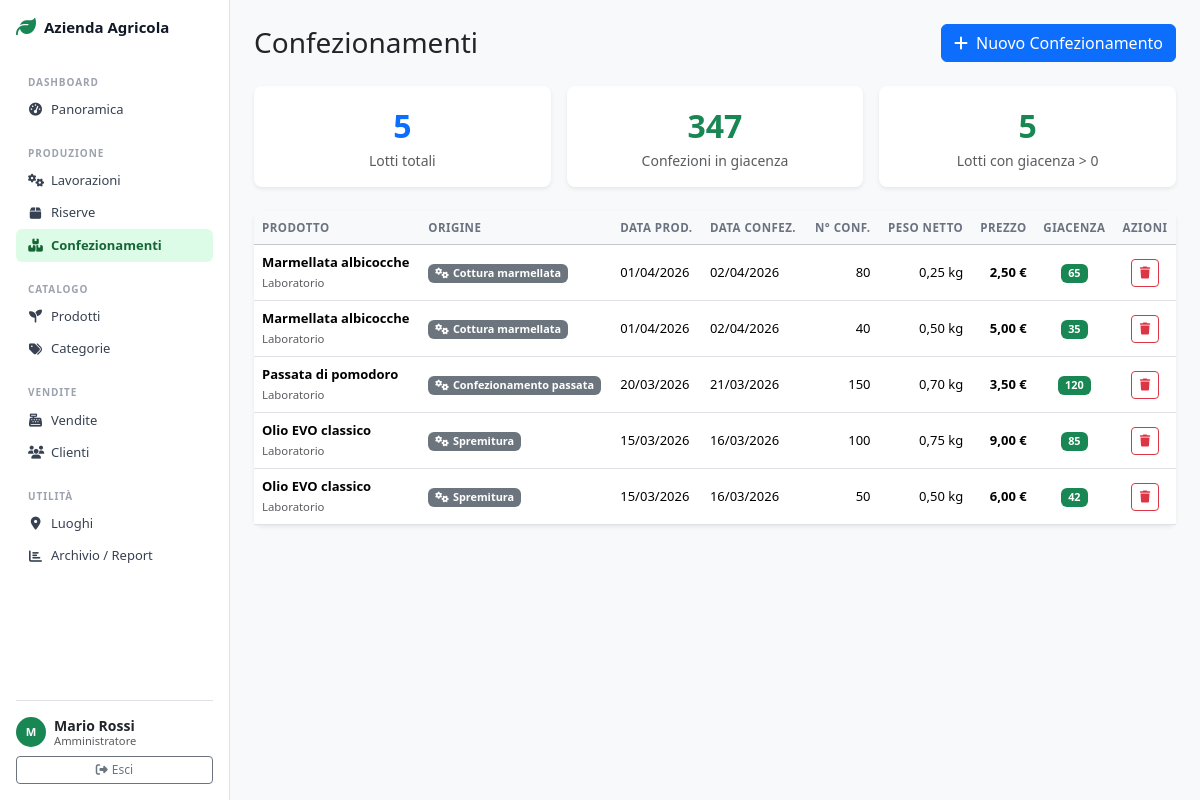
Screenshot of /admin/confezionamento.php (signed in) with the database file from the repository.
### tables this page shows
CREATE TABLE IF NOT EXISTS CONFEZIONAMENTO (
    idConfezionamento INT AUTO_INCREMENT PRIMARY KEY,
    dataProduzione DATE NOT NULL,
    dataConfezionamento DATE NOT NULL,
    numeroConfezioni INT NOT NULL DEFAULT 0,
    pesoNetto DECIMAL(10, 2) NOT NULL,
    prezzo DECIMAL(10, 2) NOT NULL,
    giacenzaAttuale INT NOT NULL DEFAULT 0,
    idProdotto INT NOT NULL,
    idLavorazione INT NULL,
    idRiserva INT NULL,
    idLuogo INT NOT NULL,
    
    FOREIGN KEY (idProdotto) REFERENCES PRODOTTO(idProdotto) ON DELETE RESTRICT,
    FOREIGN KEY (idLavorazione) REFERENCES LAVORAZIONE(idLavorazione) ON DELETE SET NULL,
    FOREIGN KEY (idRiserva) REFERENCES RISERVA(idRiserva) ON DELETE SET NULL,
    FOREIGN KEY (idLuogo) REFERENCES LUOGO(idLuogo) ON DELETE RESTRICT,
    INDEX idx_prodotto (idProdotto),
    INDEX idx_lavorazione (idLavorazione),
    INDEX idx_riserva (idRiserva),
    INDEX idx_giacenza (giacenzaAttuale),
    INDEX idx_data_confez (dataConfezionamento)
);

CREATE TABLE IF NOT EXISTS PRODOTTO (
    idProdotto INT AUTO_INCREMENT PRIMARY KEY,
    nome VARCHAR(150) NOT NULL,
    unitaMisura ENUM('kg', 'litro', 'pezzo', 'grammo') NOT NULL,
    prezzoBase DECIMAL(10, 2) NOT NULL DEFAULT 0.00,
    idCategoria INT NOT NULL,
    
    FOREIGN KEY (idCategoria) REFERENCES CATEGORIA(idCategoria) ON DELETE RESTRICT,
    INDEX idx_categoria (idCategoria),
    INDEX idx_nome (nome)
);

CREATE TABLE IF NOT EXISTS LUOGO (
    idLuogo INT AUTO_INCREMENT PRIMARY KEY,
    nome VARCHAR(150) NOT NULL UNIQUE,
    indirizzo VARCHAR(255) NULL,
    tipo ENUM('campo', 'laboratorio', 'punto vendita', 'magazzino') NOT NULL,
    
    INDEX idx_tipo (tipo),
    INDEX idx_nome (nome)
);

CREATE TABLE IF NOT EXISTS LAVORAZIONE (
    idLavorazione INT AUTO_INCREMENT PRIMARY KEY,
    tipoLavorazione VARCHAR(100) NOT NULL,
    dataLavorazione DATE NOT NULL,
    quantitaIngresso DECIMAL(10, 2) NOT NULL,
    quantitaOttenuta DECIMAL(10, 2) NOT NULL,
    idProdotto INT NOT NULL,
    idLuogo INT NOT NULL,
    
    FOREIGN KEY (idProdotto) REFERENCES PRODOTTO(idProdotto) ON DELETE RESTRICT,
    FOREIGN KEY (idLuogo) REFERENCES LUOGO(idLuogo) ON DELETE RESTRICT,
    INDEX idx_data (dataLavorazione),
    INDEX idx_prodotto (idProdotto),
    INDEX idx_luogo (idLuogo)
);

### includes/db.php (called while the page is built, shortened)
<?php
function executeQuery($conn, $sql, $params = []) {
    $stmt = mysqli_prepare($conn, $sql);
    mysqli_stmt_execute($stmt);
    return $stmt;
}
function fetchAll($conn, $sql, $params = []) {
    $stmt   = executeQuery($conn, $sql, $params);
    $result = mysqli_stmt_get_result($stmt);
    $rows   = mysqli_fetch_all($result, MYSQLI_ASSOC);
    return $rows;
}

### includes/functions.php (called while the page is built, shortened)
<?php
function formatPrice($amount) {
    return number_format($amount, 2, ',', '.') . ' €';
}
function formatDate($date, $includeTime = false) {
    $timestamp = strtotime($date);
    return date('d/m/Y', $timestamp);
}
function formatWeight($peso, $unita) {
    $peso = number_format($peso, 2, ',', '.');
    switch ($unita) {
        case 'kg':
            return $peso . ' kg';
    }
}

### admin/confezionamento.php (the view, shortened to what this page needs)
<?php
require_once '../includes/db.php';
require_once '../includes/functions.php';
$confezionamenti = fetchAll($pdo,
    "SELECT c.*,
            p.nome as nomeProdotto, p.unitaMisura,
            l.nome as nomeLuogo,
            r.nome as nomeRiserva,
            lav.tipoLavorazione
     FROM CONFEZIONAMENTO c
     INNER JOIN PRODOTTO p ON c.idProdotto = p.idProdotto
     INNER JOIN LUOGO l ON c.idLuogo = l.idLuogo
     LEFT JOIN RISERVA r ON c.idRiserva = r.idRiserva
     LEFT JOIN LAVORAZIONE lav ON c.idLavorazione = lav.idLavorazione
     ORDER BY c.dataConfezionamento DESC
     LIMIT 100"
);
include '../includes/header_admin.php';
?>
<div class="d-flex justify-content-between align-items-center mb-4">
    <h1 class="h3 mb-0">Confezionamenti</h1>
    <button class="btn btn-primary" data-bs-toggle="modal" data-bs-target="#modalNuovoConfez">
        <i class="fas fa-plus me-1"></i> Nuovo Confezionamento
    </button>
</div>
<?php
$totaleConfezioni = array_sum(array_column($confezionamenti, 'giacenzaAttuale'));
$confDisponibili  = count(array_filter($confezionamenti, fn($c) => $c['giacenzaAttuale'] > 0));
?>
<div class="row g-3 mb-4">
    <div class="col-sm-4">
        <div class="card border-0 shadow-sm text-center py-3">
            <div class="fs-2 fw-bold text-primary"><?php echo count($confezionamenti); ?></div>
            <div class="text-muted small">Lotti totali</div>
        </div>
    </div>
    <div class="col-sm-4">
        <div class="card border-0 shadow-sm text-center py-3">
            <div class="fs-2 fw-bold text-success"><?php echo $totaleConfezioni; ?></div>
            <div class="text-muted small">Confezioni in giacenza</div>
        </div>
    </div>
    <div class="col-sm-4">
        <div class="card border-0 shadow-sm text-center py-3">
            <div class="fs-2 fw-bold text-<?php echo $confDisponibili > 0 ? 'success' : 'danger'; ?>"><?php echo $confDisponibili; ?></div>
            <div class="text-muted small">Lotti con giacenza > 0</div>
        </div>
    </div>
</div>
<div class="card border-0 shadow-sm">
    <div class="card-body p-0">
        <div class="table-responsive">
            <table class="table table-hover align-middle mb-0">
                <thead class="table-light">
                    <tr>
                        <th>Prodotto</th>
                        <th>Origine</th>
                        <th>Data prod.</th>
                        <th>Data confez.</th>
                        <th class="text-end">N° Conf.</th>
                        <th class="text-end">Peso netto</th>
                        <th class="text-end">Prezzo</th>
                        <th class="text-center">Giacenza</th>
                        <th class="text-center">Azioni</th>
                    </tr>
                </thead>
                <tbody>
                    <?php if (empty($confezionamenti)): ?>
                        <tr><td colspan="9" class="text-center text-muted py-4">Nessun confezionamento registrato</td></tr>
                    <?php else: ?>
                    <?php foreach ($confezionamenti as $c): ?>
                        <tr>
                            <td>
                                <div class="fw-semibold"><?php echo htmlspecialchars($c['nomeProdotto']); ?></div>
                                <small class="text-muted"><?php echo htmlspecialchars($c['nomeLuogo']); ?></small>
                            </td>
                            <td>
                                <?php if ($c['nomeRiserva']): ?>
                                    <span class="badge bg-info text-dark">
                                        <i class="fas fa-box me-1"></i><?php echo htmlspecialchars($c['nomeRiserva']); ?>
                                    </span>
                                <?php elseif ($c['tipoLavorazione']): ?>
                                    <span class="badge bg-secondary">
                                        <i class="fas fa-cogs me-1"></i><?php echo htmlspecialchars($c['tipoLavorazione']); ?>
                                    </span>
                                <?php else: ?>
                                    <span class="text-muted">—</span>
                                <?php endif; ?>
                            </td>
                            <td><?php echo formatDate($c['dataProduzione']); ?></td>
                            <td><?php echo formatDate($c['dataConfezionamento']); ?></td>
                            <td class="text-end"><?php echo $c['numeroConfezioni']; ?></td>
                            <td class="text-end"><?php echo formatWeight($c['pesoNetto'], 'kg'); ?></td>
                            <td class="text-end"><strong><?php echo formatPrice($c['prezzo']); ?></strong></td>
                            <td class="text-center">
                                <?php if ($c['giacenzaAttuale'] > 0): ?>
                                    <span class="badge bg-success"><?php echo $c['giacenzaAttuale']; ?></span>
                                <?php elseif ($c['giacenzaAttuale'] == 0): ?>
                                    <span class="badge bg-danger">Esaurito</span>
                                <?php endif; ?>
                            </td>
                            <td class="text-center">
                                <form method="POST" action="/api/confezionamento.php" class="d-inline">
                                    <button type="submit" class="btn btn-sm btn-outline-danger"
                                            onclick="return confirm('Eliminare questo confezionamento?')"
                                            title="Elimina">
                                        <i class="fas fa-trash"></i>
                                    </button>
                                </form>
                            </td>
                        </tr>
                    <?php endforeach; ?>
                    <?php endif; ?>
                </tbody>
            </table>
        </div>
    </div>
</div>
<?php include '../includes/footer.php'; ?>

### css/admin.css (style rules this page uses)
.card { border-radius: 8px; }
.table thead th { font-size: .72rem; font-weight: 600; text-transform: uppercase; letter-spacing: .04em; color: #6b7280; white-space: nowrap; border-bottom-width: 1px; }
.table td { font-size: .8125rem; vertical-align: middle; }
.badge { font-size: .68rem; font-weight: 600; }
.btn-sm { font-size: .75rem; }

### rows the page displays
confezionamento: idProdotto.nome "Marmellata albicocche", idLuogo.nome "Laboratorio", idLavorazione.tipoLavorazione "Cottura marmellata", dataProduzione "01/04/2026", dataConfezionamento "02/04/2026", numeroConfezioni "80", pesoNetto "0,25 kg", prezzo "2,50 €", giacenzaAttuale "65"
confezionamento: idProdotto.nome "Marmellata albicocche", idLuogo.nome "Laboratorio", idLavorazione.tipoLavorazione "Cottura marmellata", dataProduzione "01/04/2026", dataConfezionamento "02/04/2026", numeroConfezioni "40", pesoNetto "0,50 kg", prezzo "5,00 €", giacenzaAttuale "35"
confezionamento: idProdotto.nome "Passata di pomodoro", idLuogo.nome "Laboratorio", idLavorazione.tipoLavorazione "Confezionamento passata", dataProduzione "20/03/2026", dataConfezionamento "21/03/2026", numeroConfezioni "150", pesoNetto "0,70 kg", prezzo "3,50 €", giacenzaAttuale "120"
confezionamento: idProdotto.nome "Olio EVO classico", idLuogo.nome "Laboratorio", idLavorazione.tipoLavorazione "Spremitura", dataProduzione "15/03/2026", dataConfezionamento "16/03/2026", numeroConfezioni "100", pesoNetto "0,75 kg", prezzo "9,00 €", giacenzaAttuale "85"
confezionamento: idProdotto.nome "Olio EVO classico", idLuogo.nome "Laboratorio", idLavorazione.tipoLavorazione "Spremitura", dataProduzione "15/03/2026", dataConfezionamento "16/03/2026", numeroConfezioni "50", pesoNetto "0,50 kg", prezzo "6,00 €", giacenzaAttuale "42"

### other values shown
APP_NAME "Azienda Agricola"
substr(getUserName(), 0, 1) "M"
getUserName() "Mario Rossi"
count($confezionamenti) "5"
$totaleConfezioni "347"
$confDisponibili "5"
